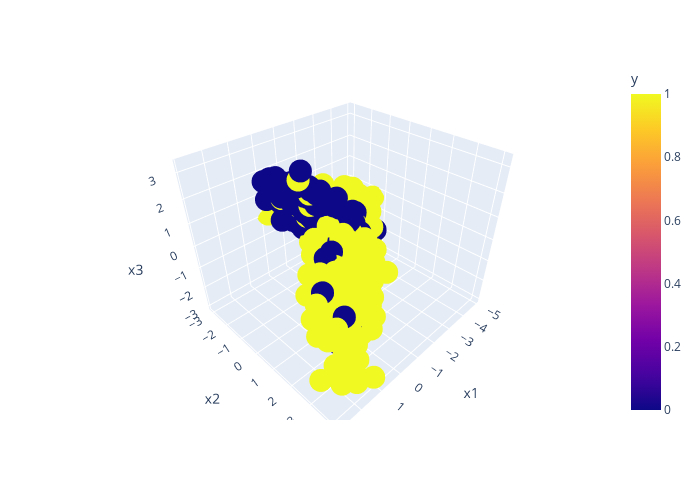

Write notebook code for a chart like this one.
### Markdown cell above
**Objective:**
demonstrate the tradeoff between model complexity and errors, both in sample and out of sample.

<div>
<img src="img/theory.PNG" width="800"/>
<div>

### Code cell
# Creating the population dataset.
X, y = make_classification(n_samples=1000, n_features=3, n_informative=3, n_redundant=0, n_clusters_per_class=1, class_sep=0.8, flip_y=0.2, random_state=52)
df_population = pd.DataFrame({'x1': X[:,0], 'x2': X[:,1], 'x3': X[:,2], 'y':y})

print(df_population.shape)
px.scatter_3d(df_population, x='x1', y='x2', z='x3', color='y', width=700, height=500)

### Figure 1 — Plotly figure (JSON) as saved in the notebook; plotly's stock layout.template omitted (floating-point values rounded to 4 significant figures; data arrays with more than 128 entries replaced by an {"elided": "..."} marker saying what was removed)
{"data": [{"hovertemplate": "x1=%{x}<br>x2=%{y}<br>x3=%{z}<br>y=%{marker.color}<extra></extra>", "legendgroup": "", "marker": {"color": {"elided": "1000 int values"}, "coloraxis": "coloraxis", "symbol": "circle"}, "mode": "markers", "name": "", "scene": "scene", "showlegend": false, "type": "scatter3d", "x": {"elided": "1000 float values"}, "y": {"elided": "1000 float values"}, "z": {"elided": "1000 float values"}}], "layout": {"coloraxis": {"colorbar": {"title": {"text": "y"}}, "colorscale": [[0, "#0d0887"], [0.1111, "#46039f"], [0.2222, "#7201a8"], [0.3333, "#9c179e"], [0.4444, "#bd3786"], [0.5556, "#d8576b"], [0.6667, "#ed7953"], [0.7778, "#fb9f3a"], [0.8889, "#fdca26"], [1, "#f0f921"]]}, "height": 500, "legend": {"tracegroupgap": 0}, "margin": {"t": 60}, "scene": {"domain": {"x": [0, 1], "y": [0, 1]}, "xaxis": {"title": {"text": "x1"}}, "yaxis": {"title": {"text": "x2"}}, "zaxis": {"title": {"text": "x3"}}}, "width": 700}}
